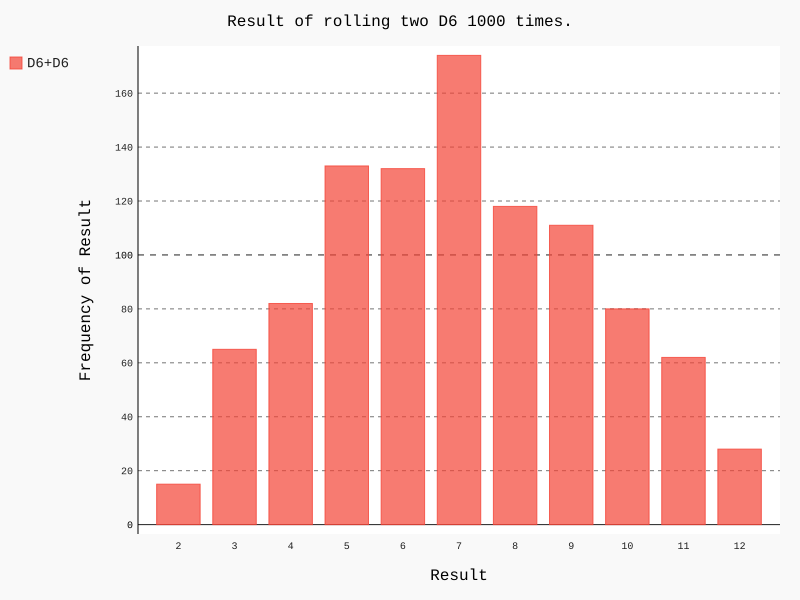

Generate this figure with Python:
from die import Die
import pygal
#创建两个D6骰子
die_1 = Die()
die_2 = Die()
#掷多次骰子，并将结果存储在一个列表中
results=[die_1.roll()+die_2.roll() for roll_number in range(1000)]
	
#分析结果统计次数
max_result = die_1.num_sides + die_2.num_sides
frequencies =[results.count(value) for value in range(2,max_result+1)]

#对结果进行可视化 直方图
hist = pygal.Bar()
hist.title = "Result of rolling two D6 1000 times."
hist.x_labels=[x for x in range(2,max_result+1)]
hist.x_title = "Result"
hist.y_title = "Frequency of Result"

hist.add('D6+D6',frequencies)
hist.render_to_file('dice_visual.svg')
